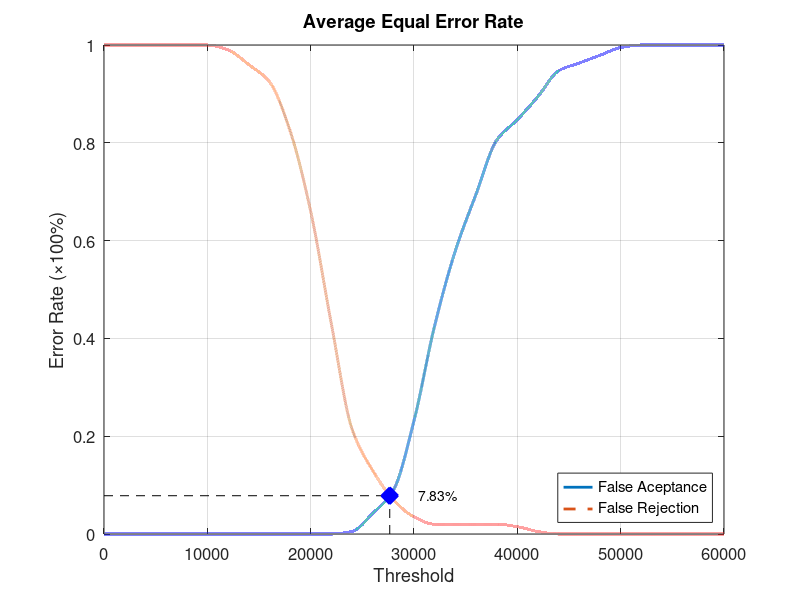
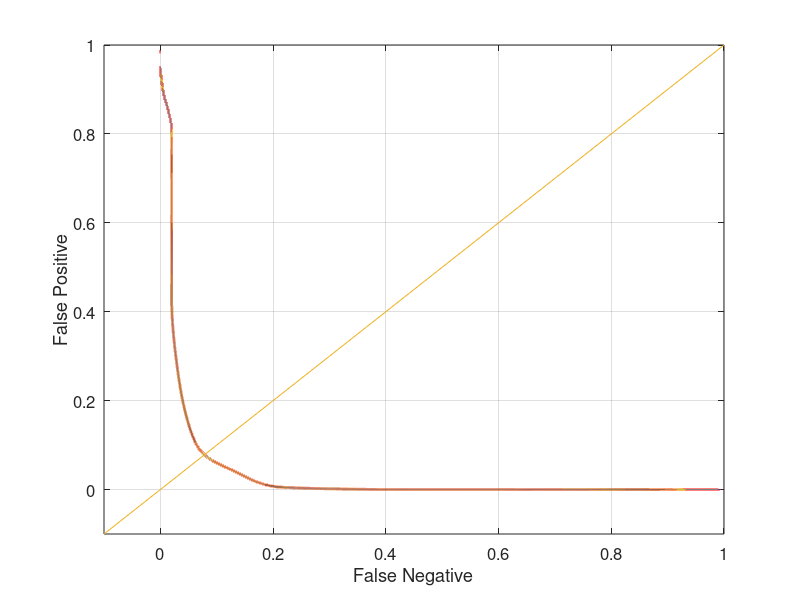

These figures' MATLAB source, in order:
function yEER = Database5_2
close all;
clear;
clc;
x = 0:2000:60000;
xq = 0:0.5:60000;

y0 = [0 0 0 0 0 0 0 0 0 0 0 0 0.00526316 0.0421053 0.0894737 0.231579 0.426316 0.578947 0.694737 0.805263 0.847368 0.894737 0.947368 0.963158 0.978947 0.994737 1 1 1 1 1];
yy0 = interp1(x, y0, xq, 'pchip');
y1 = [1 1 1 1 1 1 0.99 0.96 0.925 0.825 0.66 0.43 0.215 0.13 0.07 0.035 0.02 0.02 0.02 0.02 0.015 0.005 0 0 0 0 0 0 0 0 0];
yy1 = interp1(x, y1, xq, 'pchip');

% Calculating EER: 
y2 = abs(y0 - y1);
find(y2 == min(y2))
yy2 = abs(yy0 - yy1);
xEER = find(yy2 == min(yy2));
xEERIndex = xq(xEER) % X-axis EER
yEER = yy0(xEER) % Y-axis EER

main = figure
plot(xq, yy0,'-','LineWidth', 2);	hold on
plot(xq, yy1,'--','LineWidth', 2);	hold on
plot([xEERIndex xEERIndex], [0 yEER], 'k--');	hold on
plot([0 xEERIndex], [yEER yEER], 'k--');	hold on
plot(xEERIndex, yEER, 'bx', 'LineWidth', 10);	hold on
text(xEERIndex + 10 * xEERIndex / 100, yEER, [num2str(round((10000 * yEER)) / 100) '%'])
legend('False Aceptance', 'False Rejection', 'Location', 'SouthEast')
xlabel('Threshold')
ylabel('Error Rate (\times100%)')
title('Average Equal Error Rate')
set(gca, 'FontSize', 12)
axis([0 60000 0 1])
grid on

print(main, 'Database5_2Main', '-dpng');
FNRxFPR = figure('Color', [1 1 1]);
plot(yy1, yy0, '-', yy1, yy0, 'LineWidth', 2);
hold on
y = -0.1:0.1:1
plot(y, y); 
set(gca, 'FontSize', 12)
xlabel('False Negative')
ylabel('False Positive')
axis([-0.1 1 -0.1 1])
set(gca, 'FontSize', 12)
grid on

print(FNRxFPR, 'Database5_2FNRxFPR','-dpng');
end
